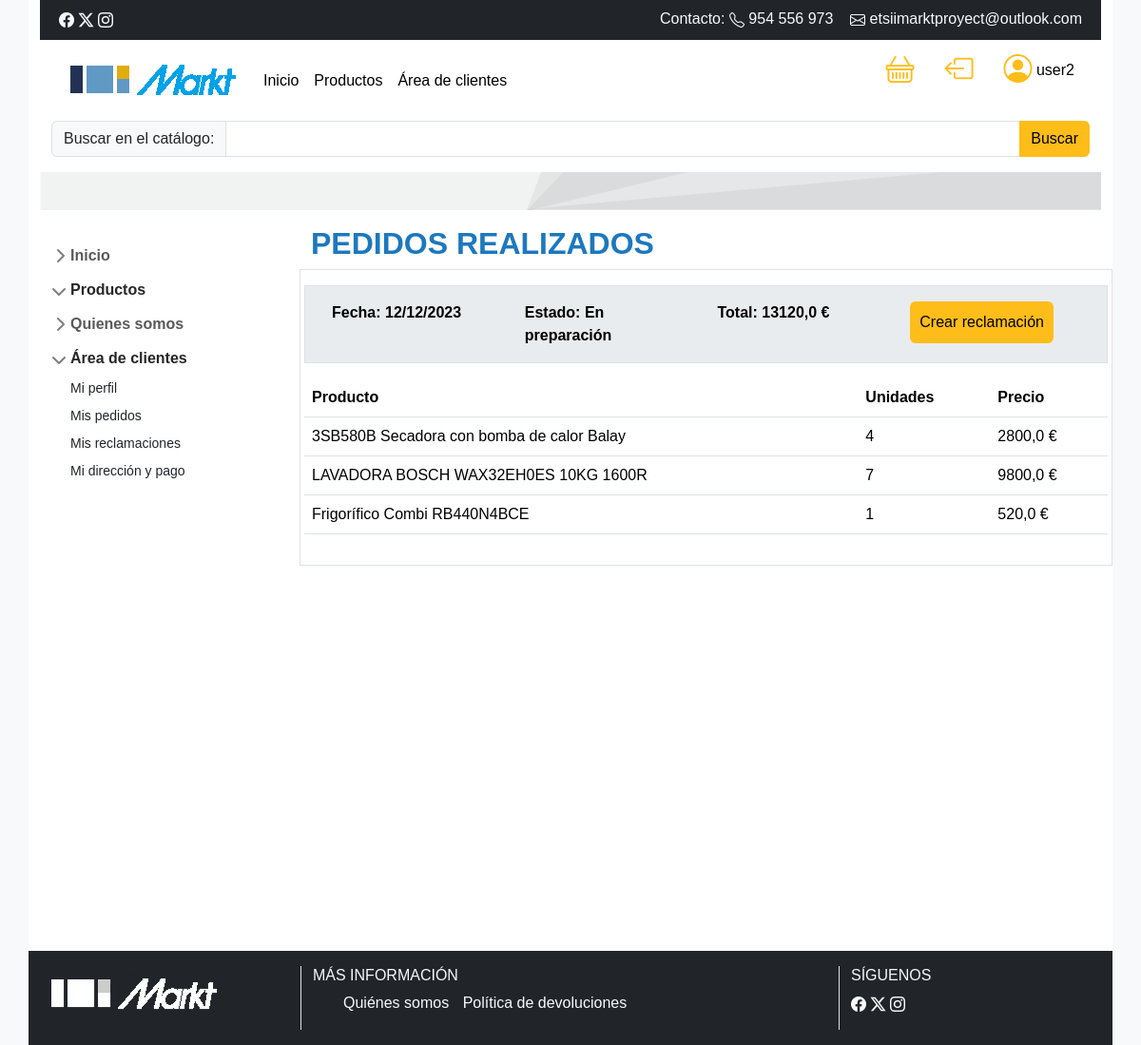
Screenshot of /seguimiento/ (signed in) with the database file from the repository.
### pedidos/models.py (models this page shows, shortened)
class Pedido(models.Model):
    user=models.ForeignKey(User,on_delete=models.SET_NULL, null=True, blank=True)
    destinatario=models.CharField(max_length=1000, null=True, blank=True)
    fecha_pedido=models.DateTimeField(auto_now_add=True)
    completado=models.BooleanField(default=False)
    id_transaccion=models.CharField(max_length=100, null=True)
    estado = models.CharField(max_length=20, choices=[(estado.value, estado.value) for estado in EstadoProducto], null=True, blank=True)
    @property
    def get_total_carrito(self):
        productopedidos=self.productopedido_set.all()
        total=sum([p.get_total for p in productopedidos])
        if total<200 and len(productopedidos)>0:
            total=total+15
        return total
    def get_estado(self):
        if str(EstadoProducto.EN_PREPARACION)==self.estado:
            return 'En preparación'
        if str(EstadoProducto.ENTREGADO)==self.estado:
            return 'Entregado'
        if str(EstadoProducto.ENVIADO)==self.estado:
            return 'Enviado'
    def get_lista_de_productos_carrito(self):
        productos = [producto_pedido for producto_pedido in self.productopedido_set.all()]
        return productos

class ProductoPedido(models.Model):
    producto = models.ForeignKey(Producto, on_delete=models.SET_NULL, null=True)
    pedido= models.ForeignKey(Pedido, on_delete=models.SET_NULL, null=True)
    montar_domicilio= models.BooleanField(default=False)
    cantidad = models.IntegerField(default=0, null=True, blank=True)
    @property
    def get_total(self):
        if self.montar_domicilio==True:
            return self.producto.precio*self.cantidad+self.cantidad*15
        else:
            return self.producto.precio*self.cantidad

### productos/models.py (models this page shows, shortened)
class Producto(models.Model):
    categoria = models.ForeignKey(Categoria,related_name='productos', on_delete=models.SET_DEFAULT, default=Categoria.get_default_categoria)
    fabricante = models.ForeignKey(Fabricante,related_name='productos', on_delete=models.SET_DEFAULT, default=Fabricante.get_default_fabricante)
    nombre = models.CharField(max_length=100)
    precio = models.FloatField()
    descripcion = models.TextField(blank=True, null=True)
    cantidad = models.IntegerField(default=1)
    imagen = models.ImageField(upload_to='productos_imagenes', blank=True, null=True)
    class Meta:
        ordering = ['nombre']
        verbose_name_plural = 'Productos'

### pedidos/views.py (the view, shortened to what this page needs)
# urls.py: path('seguimiento/', pedidos_usuario, name='seguimiento'),
def pedidos_usuario(request):
    if request.user.is_authenticated:
        user=request.user
        pedidos = Pedido.objects.all().filter(Q(user=user) & Q(completado=True))
        if len(pedidos)==0:
            messages.error(request, 'Aún no ha realizado ningún pedido')
    message_list = list(messages.get_messages(request))
    last_message = message_list[-1] if message_list else None
    return render(request, 'envios/seguimiento.html', {'pedidos': pedidos, 'last_message': last_message})

### templates/envios/seguimiento.html (shortened to what this page needs)
{% extends "base.html" %}
{% block content %}
<h2>PEDIDOS REALIZADOS</h2>
<div class="pedidos-realizados row">
  {% for pedido in pedidos %}
  <div class="border p-3 mb-5">
  <div class="border row p-3 fw-bold bg-body-secondary mb-3">
    <div class="col-3">Fecha: {{ pedido.fecha_pedido|date:"d/m/Y" }}</div>
    <div class="col-3">Estado: {{ pedido.get_estado }}</div>
    <div class="col-3">Total: {{ pedido.get_total_carrito }} €</div>
    <div class="col-3">
      {% if user.is_authenticated %}
        <a class="btn btn-secondary" href="{% url 'agregar_reclamacion' pedido.id %}">Crear reclamación</a>
      {% endif %}
    </div>
  </div>
  <div class="row">
  <table class="table col-12">
    <tr>
      <th>Producto</th>
      <th>Unidades</th>
      <th>Precio</th>
    </tr>
            {% for item in pedido.get_lista_de_productos_carrito %}
            <tr>
                <td>{{ item.producto.nombre }}</td>
                <td>{{ item.cantidad }}</td>
                <td>{{ item.get_total }} €</td>
            </tr>
            {% endfor %}
      </table>
        </div>
      </div>
  {% endfor %}
</div>
{% endblock %}

### templates/header.html (shortened to what this page needs)
    <div class="container">
      <div class="row bg-dark text-light p-2">
        <div class="col-6">
          <a href="#" target="_blank"><i class="bi bi-facebook"></i></a>
          <a href="#" target="_blank"> <i class="bi bi-twitter-x"></i> </a>
          <a href="#" target="_blank"><i class="bi bi-instagram"></i></a>
        </div>
        <div class="col-6" style="text-align: right">Contacto: <i class="bi bi-telephone"></i> 	954 556 973 &nbsp;&nbsp;&nbsp;<i class="bi bi-envelope"></i> etsiimarktproyect@outlook.com</div>
    </div>
        <div class="row ">
            <div class="col-8">
                <nav class="navbar navbar-expand-lg bg-body-tertiary">
                    <div class="container-fluid">
                      <a class="navbar-brand" href="/"><img src="/media/images/logo.png" alt="Logo" class="img-fluid"></a>
                      <div class="collapse navbar-collapse" id="navbarSupportedContent">
                        <ul class="navbar-nav me-auto mb-2 mb-lg-0">
                          <li class="nav-item">
                            <a class="nav-link active" aria-current="home" href="/">Inicio</a>
                          </li>
                          <li class="nav-item">
                            <a class="nav-link" href="/catalogo">Productos</a>
                          </li>
                          {% if user.is_authenticated %}
                          <li class="nav-item">
                            <a class="nav-link" href="/perfil">Área de clientes</a>
                          </li>
                          {% else %}
                          <li class="nav-item">
                            <a class="nav-link" href="/seguimiento">Mis pedidos</a>
                          </li>
                          {% endif %}
                        </ul>
                      </div>
                    </div>
                  </nav>
            </div>
            <div class="col-4">
                <ul class="nav users" style="float: right">
                  <li class="nav-item">
                    <a class="nav-link" href="/productos/carrito"><i class="bi bi-basket"></i></a>
                  </li>
                    {% if user.is_authenticated %}
                    <li class="nav-item">
                      <a class="nav-link active" aria-current="page" href="/logout_personalizado"><i class="bi bi-box-arrow-left"></i></a>
                    </li>
                      <li class="nav-item">
                        <a class="nav-link active" aria-current="page" href="/perfil"><i class="bi bi-person-circle"></i> {{ user.username }}</a>
                      </li>
                    {% else %}
                      <li class="nav-item">
                        <a class="nav-link active" aria-current="page" href="/login"><i class="bi bi-person-circle"></i></a>
                      </li>
                    {% endif %}
                  </ul>
            </div>
        </div>
        <div class="row">
            <div class="col-12">
                <form class="d-flex" role="search" method="get" action="{% url 'catalogo' %}">
                  <div class="input-group">
                  <label for="search" class="input-group-text">Buscar en el catálogo: </label>
                  <input class="form-control" type="text" name="q" id="search" value="{{ query }}">
                  <button class="btn btn-outline-secondary" type="submit">Buscar</button>
                  </div>
            </form>
            </div>
        </div>
    </div>

### static/css/styles.css (style rules this page uses)
:root { --primary-color: #1d78be; --secondary-color: #ffbd1a; --dark-color: #333333; }
body { font-family: Arial,"Lexend Deca","Helvetica Neue",Helvetica,Arial,sans-serif; background-color: var(--bs-gray-100); color: var(--bs-black); margin: 0; padding: 0; }
h2 { color: var(--primary-color); font-weight: 700; text-transform: uppercase; }
.btn.btn-secondary { background-color: var(--secondary-color); color: var(--bs-black); padding: 10px 10px; border: none; cursor: pointer; }
button.btn.btn-outline-secondary { background-color: var(--secondary-color); border: none; color: var(--bs-black); }
nav.bg-body-tertiary { --bs-bg-opacity: 0 !important; background-color: var(--bs-white) !important; }
a.nav-link.active { color: inherit; }
.nav.users .bi { color: var(--secondary-color) !important; font-size: 30px !important; }

### static/css/sidebars.css (style rules this page uses)
body { min-height: 100vh; min-height: -webkit-fill-available; }
html { height: -webkit-fill-available; }
.bi { vertical-align: -.125em; pointer-events: none; fill: currentColor; }

### rows the page displays
Pedido: fecha_pedido "12/12/2023", get_estado "En preparación", get_total_carrito "13120,0"
ProductoPedido: producto.nombre "3SB580B Secadora con bomba de calor Balay", cantidad "4", get_total "2800,0"
ProductoPedido: producto.nombre "LAVADORA BOSCH WAX32EH0ES 10KG 1600R", cantidad "7", get_total "9800,0"
ProductoPedido: producto.nombre "Frigorífico Combi RB440N4BCE", cantidad "1", get_total "520,0"

### other values shown
{{ user.username }} "user2"
